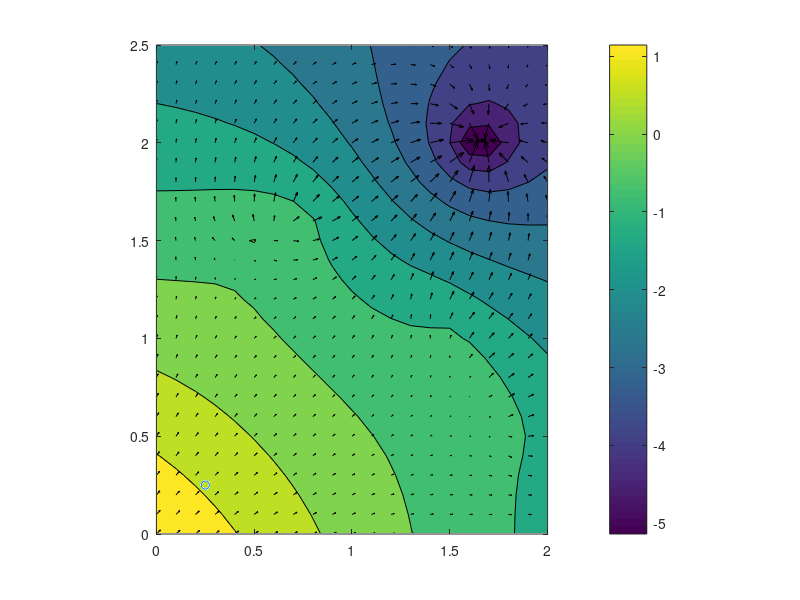

MATLAB code to generate this figure: (Note: this script raises an error after producing the figure.)
figure(1), clf
% setup publisher / ros
% % pub = rospublisher('/raw_vel');
% % message = rosmessage(pub); 

% log
disp("Generating map")
tic 
% positions of line objects
% % goodpoints = [[0.23,0.23],[0.23,0.23];[0.23,0.23],[0.23,0.23]];
A = [1.4,1.25];
B = [1.85,0.44];
C = [0.4,1.5];
D = [0.8,1.64];
E = [-1,1];
F = [1,-1];
goodpoints = [A,B;
              C,D;
              E,F];

% bucket position
cx = 1.65;
cy = 2;
          
numlines = size(goodpoints, 1);

% choose initial point
r = [0.25;0.25];
plot(r(1), r(2),'o'), hold on

% mesh for whole map
[px,py]=meshgrid(0:0.1:2,0:0.1:2.5);
[xlim,ylim] = size(px);
V = zeros(xlim, ylim);

% build gradient for plotting the entire map
for i=1:xlim
    for j=1:ylim
        current = 0;
        for h=1:numlines
            theLine = goodpoints(h,:);
            vec = [theLine(1),theLine(2)] - [theLine(3),theLine(4)];
            startx = theLine(1);
            starty = theLine(2);
            slope = vec(2) ./ vec(1);
            line = @(x0,m,xi,yi) log(sqrt((px(i,j)-x0-xi).^2 + ((py(i,j)-(m.*x0)-yi).^2)));
            circle = @(xi,yi) log(sqrt((px(i,j)-xi).^2 + ((py(i,j)-yi).^2)));
            lined = @(x0)line(x0, slope,startx,starty);
            current = current - integral(lined,0,norm(vec(1)));
        end
        V(i,j) = current + circle(cx,cy);
    end
end

% visualize contour and gradient plot of surface in advance
% (entirely for pretty plots)

contourf(px,py,V);
[Ex,Ey] = gradient(V);
axis equal
hold on
colorbar
quiver(px,py,-Ex,-Ey,'k');

% log
toc
disp("Descending")
tic
% find the gradient at initial pt
xp = round(r(1),2);
yp = round(r(2),2);
[gx, gy] = gradGenerator_multiline(xp,yp, goodpoints, cx, cy);
grad = 100.*[-gx;-gy];

lambda = .25; % feet
delta = .99; % current delta
tolerance = .1; % gradient norm tolerance
orientation = [0;1]; %initial orientation

% calculate desired angle
angle = acos(dot(orientation, grad)./norm(grad));
orientation = grad./norm(grad);

% rotate to the correct initial angle
time = 2*angle/(pi / 2);
% % message.Data = [-.1,.1];
% % send(pub, message);
% % pause(time);
% % message.Data = [0,0];
% % send(pub,message);

% initialize a counter and log current gradient length
norm(grad);
count = 1;

while norm(grad) > tolerance
    if count < 10
        % perform linear distance movement
        time = (lambda/3.281)/0.1;
% %         message.Data = [.1,.1];
% %         send(pub, message);
% %         pause(time);
% %         message.Data = [0,0];
% %         send(pub,message);
        
        % update gradient, linear, and angle calculations
        r = r + lambda*grad./norm(grad);
        lambda = lambda*delta;
        xp = round(r(1),2);
        yp = round(r(2),2);
        [gx, gy] = gradGenerator_multiline(xp,yp, goodpoints, cx, cy);
        grad = 100.*[-gx;-gy];
        norm(grad);
        angle = acos(dot(orientation, grad)./norm(grad));
        orientation = grad./norm(grad);
        
        % perform angular movement
        time = 2*angle/1.5748;
% %         message.Data = [-.1,.1];
% %         send(pub, message);
% %         pause(time);
% %         message.Data = [0,0];
% %         send(pub,message);
        
        % plot the current theoretical location
        plot(r(1), r(2),'wo')
        count = count+1;
    else
        break
    end
end

toc
disp("Its over!")
% stop moving, we're done!
% % message.Data = [0,0];
% % send(pub,message);